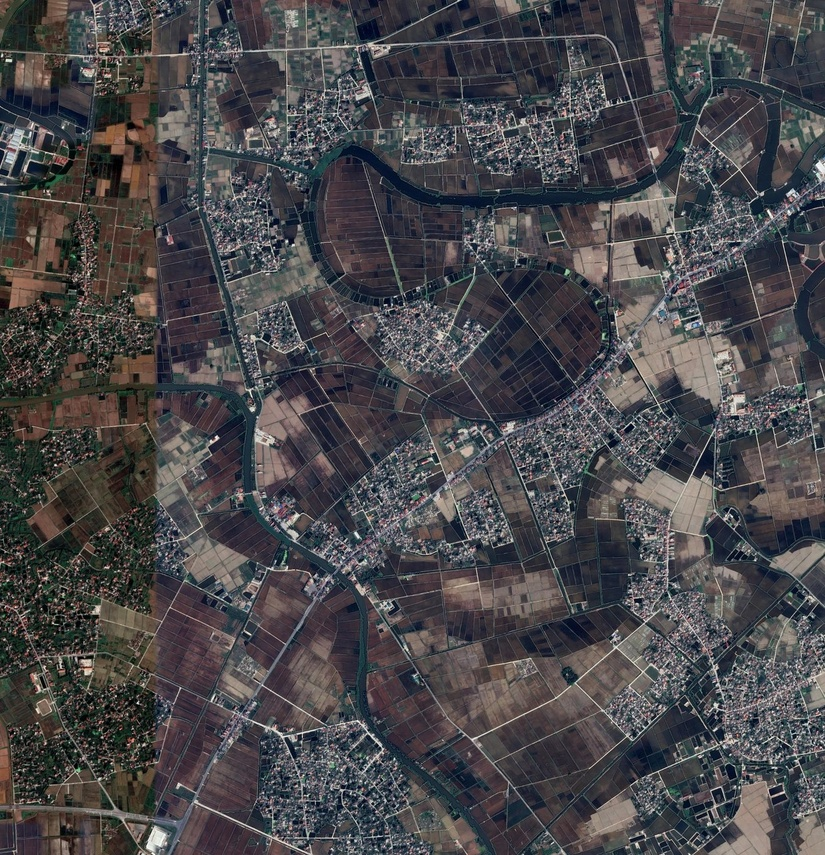
#> input picture images/autolevel.jpg, 825 x 855 px, shrunk from 1350 x 1400 before the run, given in place of block_31744_8704.jpg, which was not available
$ python compare_imgs.py
#> lines starting #> are read from the running program, lines starting #| are printed output that depends on the picture; after the words box and inside, x2 and y2 are one past the last pixel; in counts of white or black regions, pixels touching at a corner belong together; pictures that were not available may be replaced by others from this repository, and a replacement may not be noted
import matplotlib.pyplot as plt
import cv2
import os

def read_image(image_path):
    """Read an image using OpenCV specifically for PNG format."""
    return cv2.imread(image_path, cv2.IMREAD_UNCHANGED)
#> returned value is the input picture: shape (855, 825, 3); mean B, G, R 74.7, 71.4, 73

def plot_sr_results_with_roi(original_path, image_paths, roi, titles, save_path=None):
    """
    Plots the original image with ROI and cropped super-resolution results in a 1x4 grid.

    Args:
    - original_path (str): Path to the original image.
    - image_paths (list): List of paths to images to be cropped.
    - roi (tuple): Region of interest defined as (x, y, width, height).
    - titles (list): List of titles for each image.
    - save_path (str, optional): Path to save the image with the ROI.
    """
    # Read the original image
    original_image = read_image(original_path)
    if original_image is None:
        raise FileNotFoundError(f"Cannot read image from {original_path}")

    images = []
    for path in image_paths:
        img = read_image(path)
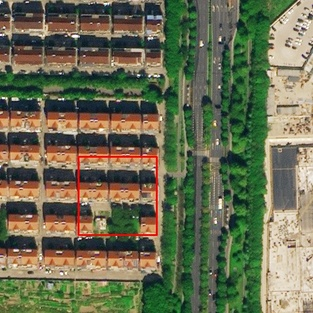
#> input picture images/block_0_24576_with_roi.jpg, 313 x 313 px, shrunk from 512 x 512 before the run, given in place of block_0_24576.jpg, which was not available
#> in read_image, returned value is the input picture: shape (313, 313, 3); mean B, G, R 82.3, 109.2, 106.9
        if img is None:
            print(f"Warning: Cannot read image from {path}")
        images.append(img)

    x, y, width, height = roi

    # Crop the region of interest
    cropped_images = []
    for img in images:
        if img is not None:
            cropped_img = img[y:y+height, x:x+width]
            if cropped_img.size == 0:
                print(f"Warning: Cropped image from {path} is empty")
            cropped_images.append(cropped_img)
        else:
            cropped_images.append(None)
#> this loop made 3 passes
#> pass 1, in plot_sr_results_with_roi, `cropped_img = img[y:y+height, x:x+width]`:
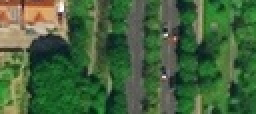
#> cropped_img: shape (57, 128, 3) (shown 2 times larger); mean B, G, R 60.7, 98.5, 68.3
#> after the loop, cropped_images = 3 items

    fig, axs = plt.subplots(1, 4, figsize=(20, 5))

    # Display the original image and draw the region of interest
    original_image_with_rect = original_image.copy()
    rect = plt.Rectangle((x, y), width, height, edgecolor='red', facecolor='none', linewidth=2)
    axs[0].imshow(cv2.cvtColor(original_image_with_rect, cv2.COLOR_BGRA2RGBA))
    axs[0].add_patch(rect)
    axs[0].axis('off')

    if save_path:
        cv2.rectangle(original_image_with_rect, (x, y), (x + width, y + height), (0, 0, 255), 2)
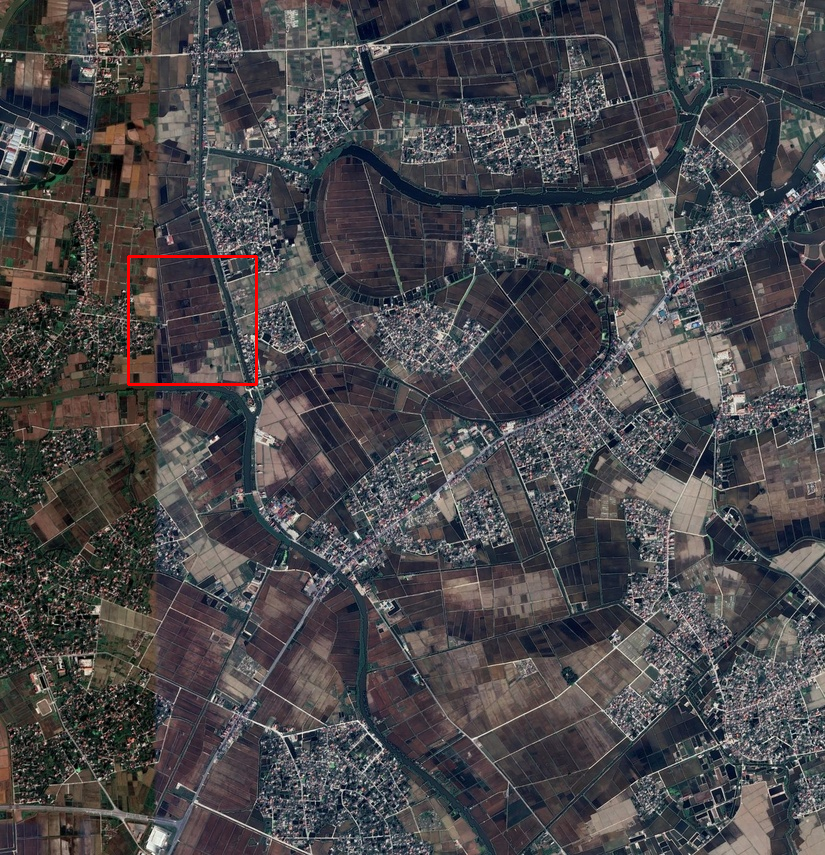
#> original_image_with_rect: shape (855, 825, 3); 0.22% of pixels changed, all inside (x1, y1, x2, y2) = (127, 255, 258, 386)
        cv2.imwrite(save_path, original_image_with_rect)

    # Display the cropped region of interest
    for ax, img, title in zip(axs[1:], cropped_images, titles):
        if img is not None:
            if img.shape[2] == 4:  # Handle PNG with alpha channel
                img = cv2.cvtColor(img, cv2.COLOR_BGRA2RGBA)
            elif img.shape[2] == 3:  # Handle regular RGB images
                img = cv2.cvtColor(img, cv2.COLOR_BGR2RGB)
            ax.imshow(img)
        else:
            ax.text(0.5, 0.5, 'Image not found', horizontalalignment='center', verticalalignment='center', fontsize=12, color='red')
        ax.axis('off')
#> this loop made 3 passes
#> title on passes 1 to 3: 'Bicubic', 'RCAN', 'Ground Truth'

    plt.tight_layout()
    plt.show()
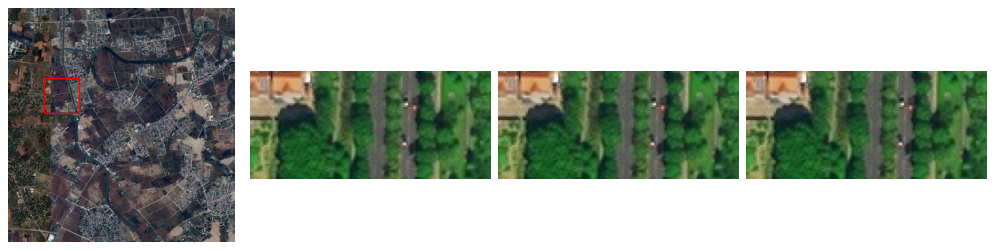
#> figure drawn by matplotlib, 4 panels

# Example usage
original_path = '/home/fiko/Code/DATASET/508_Dataset/TX_Valdation_512/block_31744_8704.jpg'       # Original image path
image_paths = [
    '/home/fiko/Code/DATASET/508_Dataset/TX_Valdation_512/block_0_24576.jpg' ,       # Bicubic
    '/home/fiko/Code/DATASET/508_Dataset/TX_Valdation_512/block_0_24576.jpg' ,  # RCAN
    '/home/fiko/Code/DATASET/508_Dataset/TX_Valdation_512/block_0_24576.jpg'         # Ground Truth
]

roi = (128, 256, 128, 128)  # Replace with your region of interest coordinates
titles = ['Bicubic', 'RCAN', 'Ground Truth']
save_path = './block_0_24576_with_roi.jpg'

plot_sr_results_with_roi(original_path, image_paths, roi, titles, save_path)
